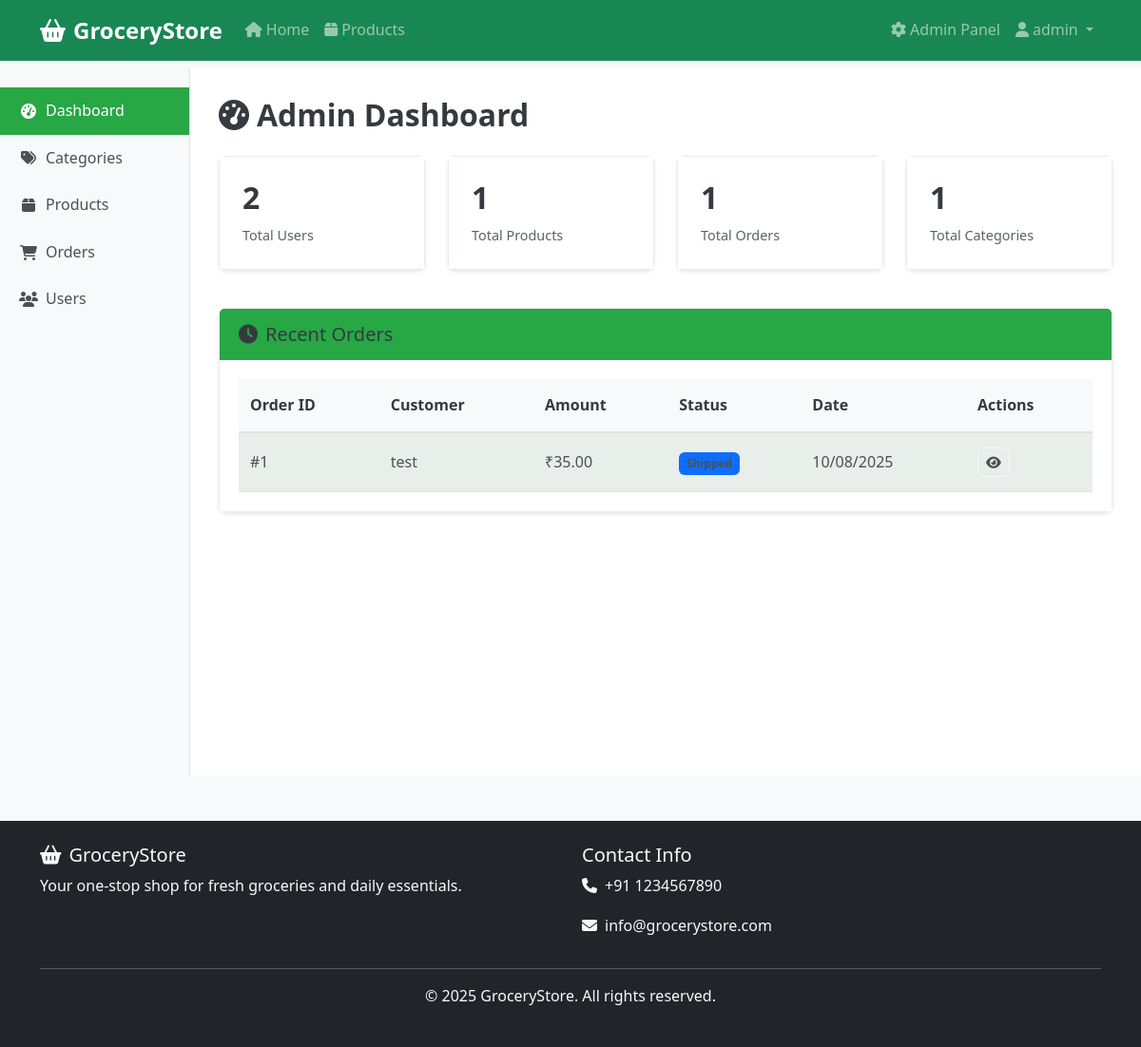
The page /admin (signed in) on the database its author committed.
### app.py (models this page shows)
class User(db.Model):
    id = db.Column(db.Integer, primary_key=True)
    username = db.Column(db.String(80), unique=True, nullable=False)
    email = db.Column(db.String(120), unique=True, nullable=False)
    password_hash = db.Column(db.String(120), nullable=False)
    full_name = db.Column(db.String(100), nullable=False)
    phone = db.Column(db.String(20))
    address = db.Column(db.Text)
    is_admin = db.Column(db.Boolean, default=False)
    created_at = db.Column(db.DateTime, default=datetime.utcnow)

class Order(db.Model):
    id = db.Column(db.Integer, primary_key=True)
    user_id = db.Column(db.Integer, db.ForeignKey('user.id'), nullable=False)
    total_amount = db.Column(db.Float, nullable=False)
    status = db.Column(db.String(50), default='Pending')
    shipping_address = db.Column(db.Text, nullable=False)
    payment_method = db.Column(db.String(50), default='Cash on Delivery')
    created_at = db.Column(db.DateTime, default=datetime.utcnow)
    user = db.relationship('User', backref='orders')
    items = db.relationship('OrderItem', backref='order', lazy=True)

### app.py (the view)
@app.route('/admin')
@admin_required
def admin_dashboard():
    total_users = User.query.count()
    total_products = Product.query.count()
    total_orders = Order.query.count()
    total_categories = Category.query.count()
    recent_orders = Order.query.order_by(Order.created_at.desc()).limit(5).all()
    return render_template('admin/dashboard.html',
                         total_users=total_users,
                         total_products=total_products,
                         total_orders=total_orders,
                         total_categories=total_categories,
                         recent_orders=recent_orders)

### app.py (called while the page is built)
def admin_required(f):
    @wraps(f)
    def decorated_function(*args, **kwargs):
        if 'user_id' not in session:
            flash('Please log in to access this page.', 'error')
            return redirect(url_for('login'))
        user = User.query.get(session['user_id'])
        if not user or not user.is_admin:
            flash('Access denied. Admin privileges required.', 'error')
            return redirect(url_for('index'))
        return f(*args, **kwargs)
    return decorated_function

### templates/admin/dashboard.html (shortened to what this page needs)
{% extends "base.html" %}
{% block content %}
<div class="container-fluid admin-area">
  <div class="row">
    <div class="col-md-3 col-lg-2 admin-sidebar-col">
      <div class="sidebar">
        <div class="list-group list-group-flush">
          <a href="{{ url_for('admin_dashboard') }}" class="list-group-item list-group-item-action admin-nav-item active">
            <i class="fas fa-tachometer-alt"></i> Dashboard
          </a>
          <a href="{{ url_for('admin_categories') }}" class="list-group-item list-group-item-action admin-nav-item">
            <i class="fas fa-tags"></i> Categories
          </a>
          <a href="{{ url_for('admin_products') }}" class="list-group-item list-group-item-action admin-nav-item">
            <i class="fas fa-box"></i> Products
          </a>
          <a href="{{ url_for('admin_orders') }}" class="list-group-item list-group-item-action admin-nav-item">
            <i class="fas fa-shopping-cart"></i> Orders
          </a>
          <a href="{{ url_for('admin_users') }}" class="list-group-item list-group-item-action admin-nav-item">
            <i class="fas fa-users"></i> Users
          </a>
        </div>
      </div>
    </div>
    <div class="col-md-9 col-lg-10 admin-content-col">
      <div class="admin-main-content">
        <h2 class="admin-text mb-4">
          <i class="fas fa-tachometer-alt text-success me-2"></i>Admin Dashboard
        </h2>
        <div class="row mb-4">
          <div class="col-lg-3 col-md-6 mb-3">
            <div class="card admin-stats-card bg-primary text-white">
              <div class="card-body">
                <h4>{{ total_users or 0 }}</h4>
                <p>Total Users</p>
              </div>
            </div>
          </div>
          <div class="col-lg-3 col-md-6 mb-3">
            <div class="card admin-stats-card bg-success text-white">
              <div class="card-body">
                <h4>{{ total_products or 0 }}</h4>
                <p>Total Products</p>
              </div>
            </div>
          </div>
          <div class="col-lg-3 col-md-6 mb-3">
            <div class="card admin-stats-card bg-warning text-white">
              <div class="card-body">
                <h4>{{ total_orders or 0 }}</h4>
                <p>Total Orders</p>
              </div>
            </div>
          </div>
          <div class="col-lg-3 col-md-6 mb-3">
            <div class="card admin-stats-card bg-info text-white">
              <div class="card-body">
                <h4>{{ total_categories or 0 }}</h4>
                <p>Total Categories</p>
              </div>
            </div>
          </div>
        </div>
        <div class="card">
          <div class="card-header bg-success text-white">
            <h5><i class="fas fa-clock me-2"></i>Recent Orders</h5>
          </div>
          <div class="card-body">
            {% if recent_orders %}
              <div class="table-responsive">
                <table class="table table-striped mb-0">
                  <thead>
                    <tr>
                      <th>Order ID</th>
                      <th>Customer</th>
                      <th>Amount</th>
                      <th>Status</th>
                      <th>Date</th>
                      <th>Actions</th>
                    </tr>
                  </thead>
                  <tbody>
                    {% for order in recent_orders %}
                    <tr>
                      <td>#{{ order.id }}</td>
                      <td>{{ order.user.full_name }}</td>
                      <td>₹{{ "%.2f"|format(order.total_amount) }}</td>
                      <td>
                        <span class="badge bg-{{
                          'success' if order.status=='Delivered' else
                          'info' if order.status=='Processing' else
                          'primary' if order.status=='Shipped' else
                          'warning' }}">{{ order.status }}</span>
                      </td>
                      <td>{{ order.created_at.strftime('%m/%d/%Y') }}</td>
                      <td>
                        <a href="{{ url_for('admin_orders') }}" class="btn btn-sm btn-outline-light">
                          <i class="fas fa-eye"></i>
                        </a>
                      </td>
                    </tr>
                    {% endfor %}
                  </tbody>
                </table>
              </div>
            {% else %}
              <p class="text-muted">No orders yet.</p>
            {% endif %}
          </div>
        </div>
      </div>
    </div>
  </div>
</div>
{% endblock %}

### templates/base.html (shortened to what this page needs)
<!DOCTYPE html>
<html lang="en">
<head>
  <link href="https://cdn.jsdelivr.net/npm/bootstrap@5.3.0/dist/css/bootstrap.min.css" rel="stylesheet">
  <link rel="stylesheet" href="https://cdnjs.cloudflare.com/ajax/libs/font-awesome/6.4.0/css/all.min.css">
  <link rel="stylesheet" href="{{ url_for('static', filename='css/style.css') }}">
</head>
<body>
  <nav class="navbar navbar-expand-lg navbar-dark bg-success fixed-top">
    <div class="container">
      <a class="navbar-brand fw-bold" href="{{ url_for('index') }}">
        <i class="fas fa-shopping-basket me-2"></i>GroceryStore
      </a>
      <div class="collapse navbar-collapse" id="navbarNav">
        <ul class="navbar-nav me-auto">
          <li class="nav-item">
            <a class="nav-link" href="{{ url_for('index') }}">
              <i class="fas fa-home me-1"></i>Home
            </a>
          </li>
          <li class="nav-item">
            <a class="nav-link" href="{{ url_for('products') }}">
              <i class="fas fa-box me-1"></i>Products
            </a>
          </li>
        </ul>
        <ul class="navbar-nav">
          {% if session.user_id %}
            {% if session.is_admin %}
            <li class="nav-item">
              <a class="nav-link" href="{{ url_for('admin_dashboard') }}">
                <i class="fas fa-cog me-1"></i>Admin Panel
              </a>
            </li>
            {% endif %}
            <li class="nav-item dropdown">
              <a class="nav-link dropdown-toggle" href="#" role="button" data-bs-toggle="dropdown">
                <i class="fas fa-user me-1"></i>{{ session.username }}
              </a>
            </li>
          {% endif %}
        </ul>
      </div>
    </div>
  </nav>
  <main class="mt-5 pt-4">
    {% block content %}{% endblock %}
  </main>
  <footer class="bg-dark text-light py-4 mt-5">
    <div class="container">
      <div class="row">
        <div class="col-md-6">
          <h5><i class="fas fa-shopping-basket me-2"></i>GroceryStore</h5>
          <p>Your one-stop shop for fresh groceries and daily essentials.</p>
        </div>
        <div class="col-md-6">
          <h5>Contact Info</h5>
          <p><i class="fas fa-phone me-2"></i>+91 1234567890</p>
          <p><i class="fas fa-envelope me-2"></i>info@grocerystore.com</p>
        </div>
      </div>
      <hr>
      <div class="text-center">
        <p>&copy; 2025 GroceryStore. All rights reserved.</p>
      </div>
    </div>
  </footer>
</body>
</html>

### static/css/style.css (style rules this page uses)
:root { --primary-color: #28a745; --secondary-color: #6c757d; --success-color: #28a745; --danger-color: #dc3545; --warning-color: #ffc107; --info-color: #17a2b8; --light-color: #f8f9fa; --dark-color: #343a40; }
body { font-family: 'Segoe UI', Tahoma, Geneva, Verdana, sans-serif; line-height: 1.6; color: #333; background-color: #f8f9fa; }
.navbar-brand { font-weight: bold; font-size: 1.5rem; }
.btn { border-radius: 5px; font-weight: 500; transition: all 0.2s ease; }
.sidebar { min-height: calc(100vh - 56px); padding: 20px 0; background-color: #f8f9fa !important; border-right: 1px solid #dee2e6; }
.sidebar .list-group-item { border: none; border-radius: 0; padding: 12px 20px; color: #495057 !important; background-color: transparent !important; font-weight: 500; transition: all 0.2s ease; }
.sidebar .list-group-item.active { background-color: var(--success-color) !important; border-color: var(--success-color) !important; color: white !important; }
.sidebar .list-group-item i { width: 20px; margin-right: 8px; }
.admin-main-content { background-color: white; min-height: calc(100vh - 56px); padding: 30px; }
.admin-main-content h2 { color: #343a40 !important; margin-bottom: 30px; font-weight: 600; }
.admin-main-content h3, .admin-main-content h4, .admin-main-content h5 { color: #495057 !important; }
.admin-stats-card { border-radius: 10px; border: none; box-shadow: 0 2px 10px rgba(0,0,0,0.1); transition: transform 0.2s ease; }
.admin-stats-card .card-body { padding: 1.5rem; }
.admin-stats-card h4 { font-size: 2rem; font-weight: bold; margin-bottom: 0.5rem; }
.admin-stats-card p { margin-bottom: 0; font-size: 0.9rem; opacity: 0.9; }
.table { background-color: white; margin-bottom: 0; }
.table th { border-top: none; font-weight: 600; color: var(--dark-color) !important; background-color: #f8f9fa; border-bottom: 2px solid #dee2e6; padding: 15px 12px; }
.table td { padding: 15px 12px; vertical-align: middle; color: #495057 !important; }
.table-striped > tbody > tr:nth-of-type(odd) > td { background-color: rgba(40, 167, 69, 0.05); }
.card-header { background-color: var(--success-color) !important; border-bottom: none; color: white !important; font-weight: 600; padding: 15px 20px; }
.card-header h3, .card-header h4, .card-header h5 { color: white !important; margin-bottom: 0; }
.card-body { padding: 20px; background-color: white; }
.card { border-radius: 8px; border: 1px solid #e9ecef; box-shadow: 0 2px 4px rgba(0,0,0,0.1); }
.badge { font-size: 0.75em; padding: 0.375rem 0.5rem; }
footer { margin-top: auto; background-color: #343a40 !important; }
.admin-sidebar-col { padding: 0; }
.admin-content-col { padding: 0; }
.admin-nav-item { display: flex; align-items: center; text-decoration: none; color: #495057; padding: 12px 20px; transition: all 0.2s ease; border-bottom: 1px solid rgba(0,0,0,0.05); }
.admin-nav-item.active { background-color: var(--success-color); color: white; }
.admin-nav-item i { width: 20px; margin-right: 10px; text-align: center; }
.admin-text { color: #343a40 !important; font-weight: 500; }
.container-fluid .row .col-md-9, .container-fluid .row .col-lg-10 { background-color: white; color: #495057 !important; }
.admin-area * { color: inherit !important; }
.admin-area h1, .admin-area h2, .admin-area h3, .admin-area h4, .admin-area h5, .admin-area h6 { color: #343a40 !important; }
.admin-area p, .admin-area span, .admin-area div { color: #495057 !important; }

### rows shown on the page
User: username "admin"
Order: id "1", user.full_name "test", total_amount "35.00", created_at "10/08/2025"

### other values the page prints
{{ total_users or 0 }} "2"
{{ total_products or 0 }} "1"
{{ total_orders or 0 }} "1"
{{ total_categories or 0 }} "1"
